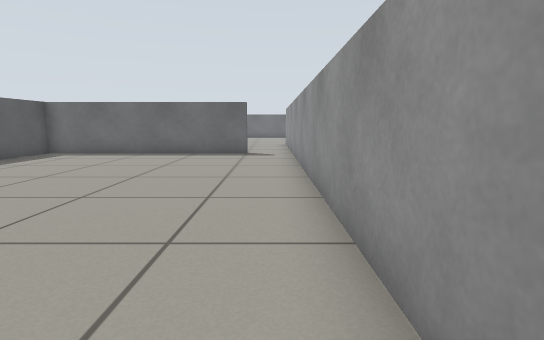
[1] (above)

24 first-person views from a walk through a world built for the Gazebo simulator. The camera is 0.57 m above the floor, tilts 8° down and sees 80° across. The lines on the ground mark 1 m squares. The floor is counted in squares, 0.5 m on a side. Each view is taken from the middle of a square. On the plan, view 1 faces up. The plan holds only what a view shows up to about 13 squares ahead; the rest is blank. The place goes on beyond the plan. Some stock models are drawn as simple stand-ins.

[2]
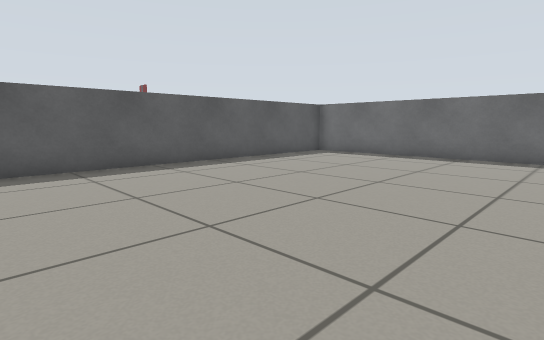

[3]
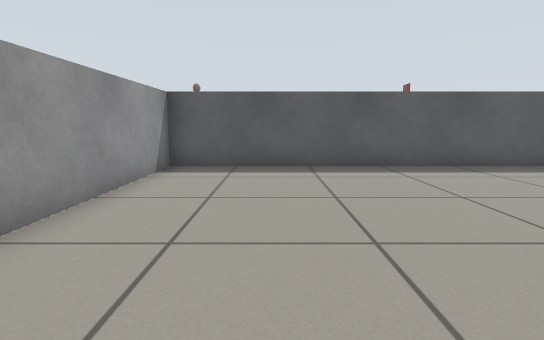

[4]
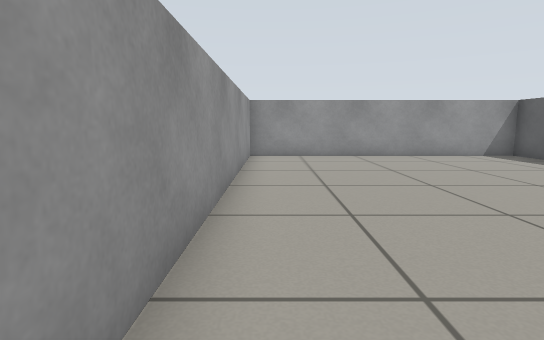

[5]
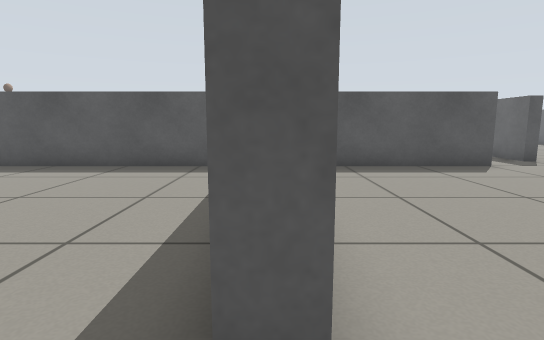

[6]
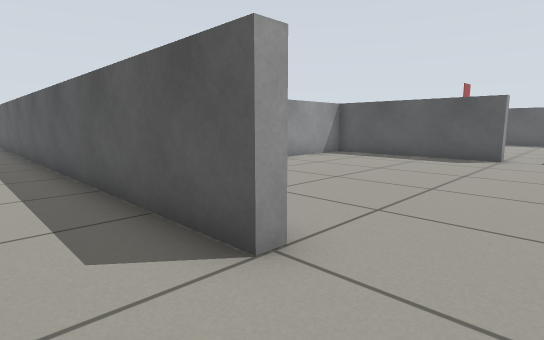

[7]
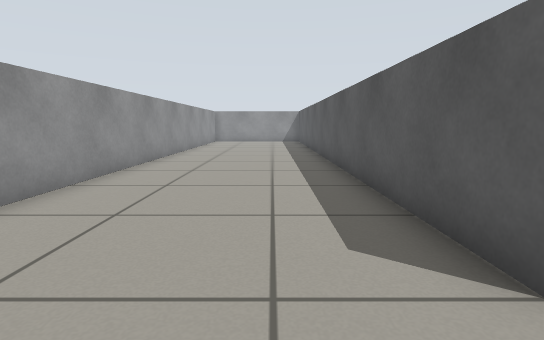

[8]
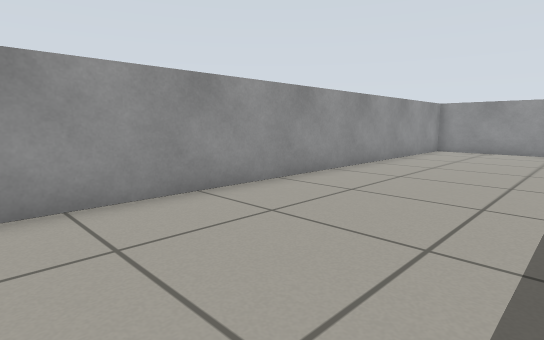

[9]
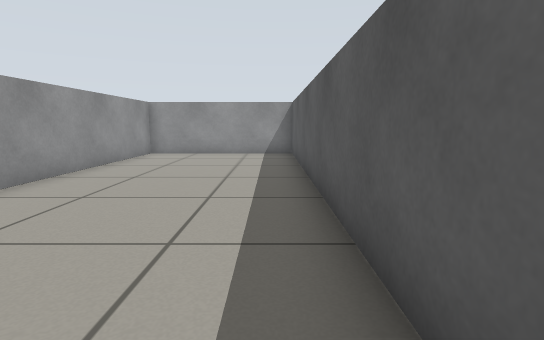

[10]
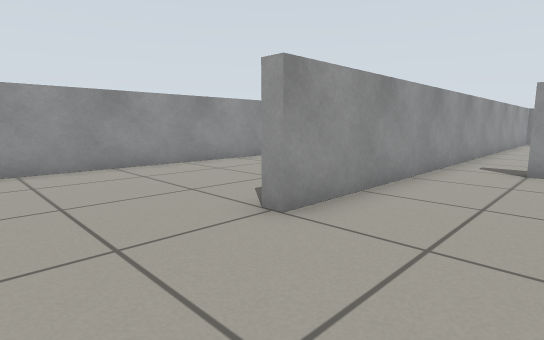

[11]
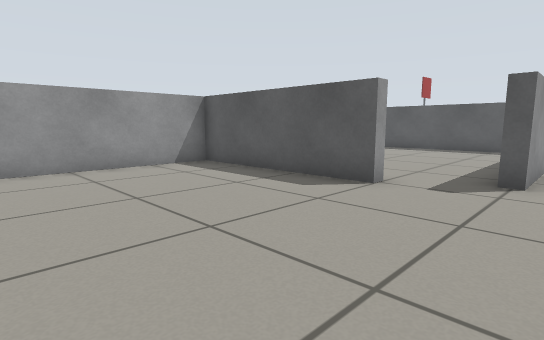

[12]
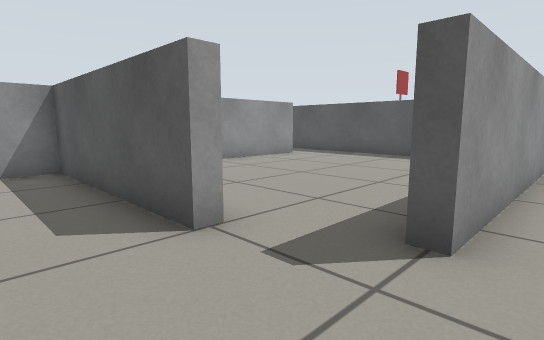

[13]
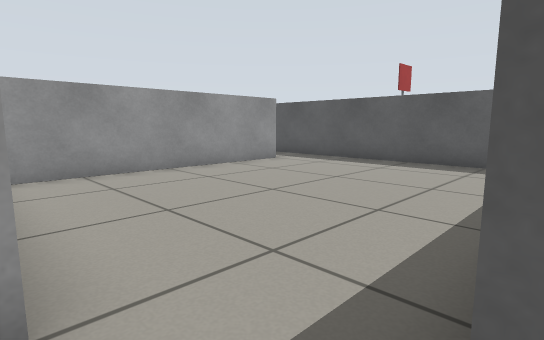

[14]
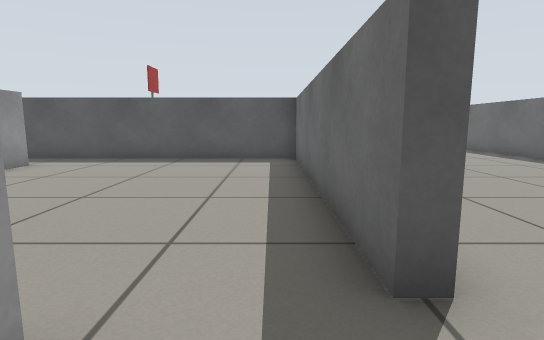

[15]
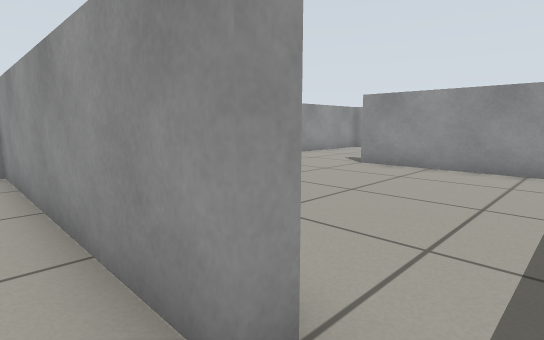

[16]
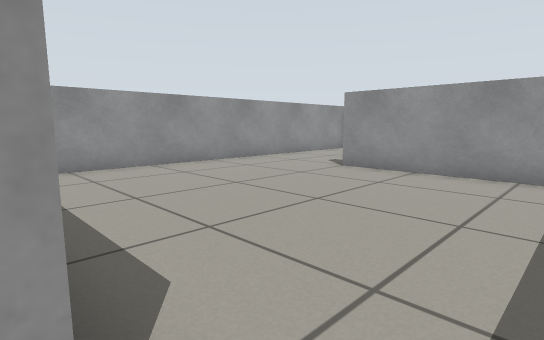

[17]
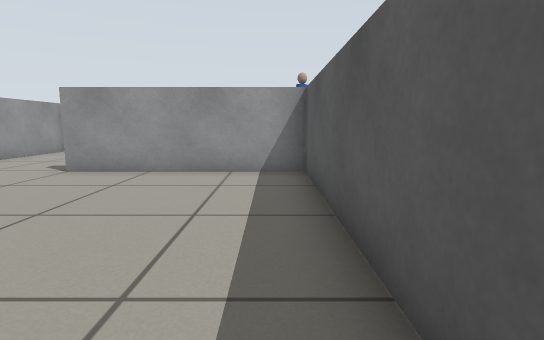

[18]
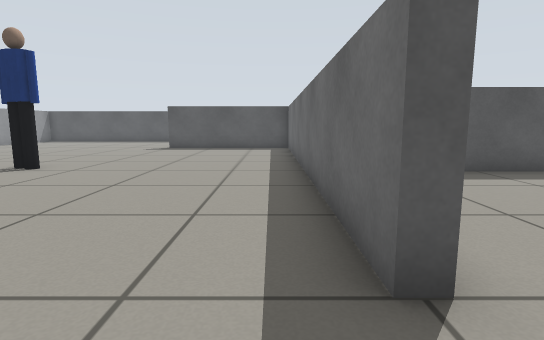

[19]
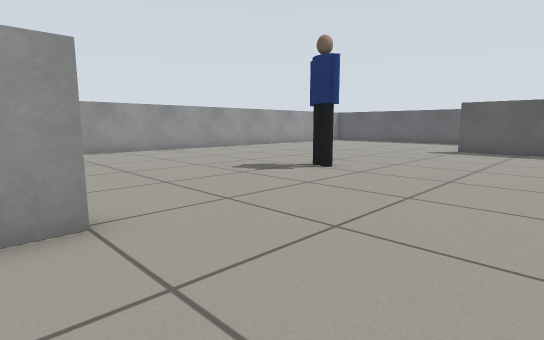

[20]
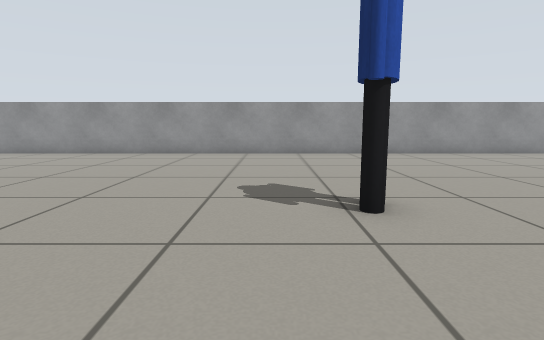

[21]
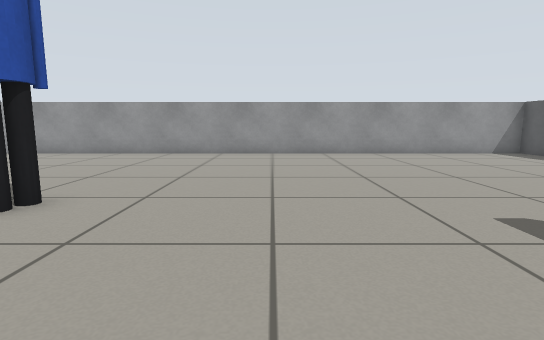

[22]
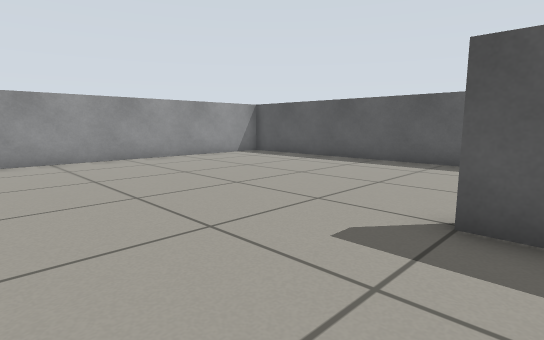

[23]
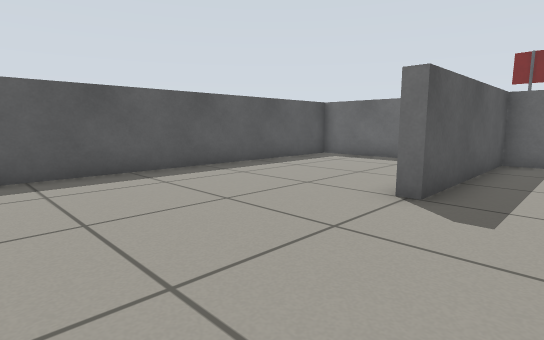

[24]
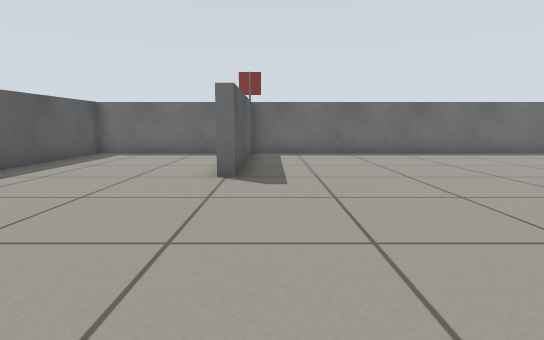

### Floor plan
Points are (right, up) in squares from view 1. A wall is a line through its corners. A room is listed if a view was taken in it or the views show most of it. See-through windows are left out.
Room 1 (views 1, 2, 3, 4, 5)
walls: (-1, 13.2) (-1, 12.8) (-8.8, 12.8) (-8.8, -0.8) (0.8, -0.8) (0.8, 13.6)
ways out: opening at (0, 13) to room 2
Room 2 (views 6, 7, 8, 9, 10, 11, 12, 13, 14)
walls: (0.8, 13.6) (0.8, 19) (1.2, 19) (1.2, -0.5); (-9.2, 19) (-8.8, 19) (-8.8, 13.2) (-3.6, 13.2); (1.1, -0.8) (6.8, -0.8) (6.8, 21.4); (-16.4, 21.2) (-10, 21.2) (-10, 20.8)
ways out: opening at (0, 13) to room 1; opening at (-10, 20) to room 3
Room 3 (view 15)
walls: (-17, 13.2) (-9.1, 13.2); (-10, 20.8) (-18.8, 20.8) (-18.8, 13.6)
ways out: opening at (-10, 20) to room 2; opening at (-17.5, 13) to room 4
Room 4 (views 16, 17, 18, 19, 20, 21, 22, 23, 24)
walls: (-13, -0.8) (-12.2, -0.8); (-9.2, -0.2) (-9.2, 11.2); (-28.1, 4.8) (-32.8, 4.8) (-32.8, -10.8) (-7.2, -10.8); (-17, 12.8) (-17, 13.2); (-18.8, 13.6) (-18.8, 5.2) (-13, 5.2) (-13, 4.8) (-26.8, 4.8) (-26.8, -1) (-27.2, -1)
ways out: opening at (-17.5, 13) to room 3
objects: person (-20, -3) to (-19, -2)

Positions as (right, up) in squares from view 1, and headings:
1: (0, 0), facing up
2: (0, 1), facing up-left
3: (0, 2), facing left
4: (0, 11), facing down
5: (0, 13), facing left
6: (3, 21), facing down-left
7: (3, 21), facing down
8: (2, 14), facing down-right
9: (2, 12), facing down
10: (-2, 22), facing down-right
11: (-3, 22), facing down-left
12: (-7, 22), facing down-left
13: (-9, 21), facing down-left
14: (-8, 20), facing left
15: (-18, 14), facing down-right
16: (-18, 13), facing down-right
17: (-18, 13), facing down
18: (-11, 4), facing left
19: (-12, 3), facing down-left
20: (-18, 2), facing down
21: (-23, 2), facing down
22: (-23, 0), facing down-left
23: (-25, -6), facing up-left
24: (-26, -8), facing up
